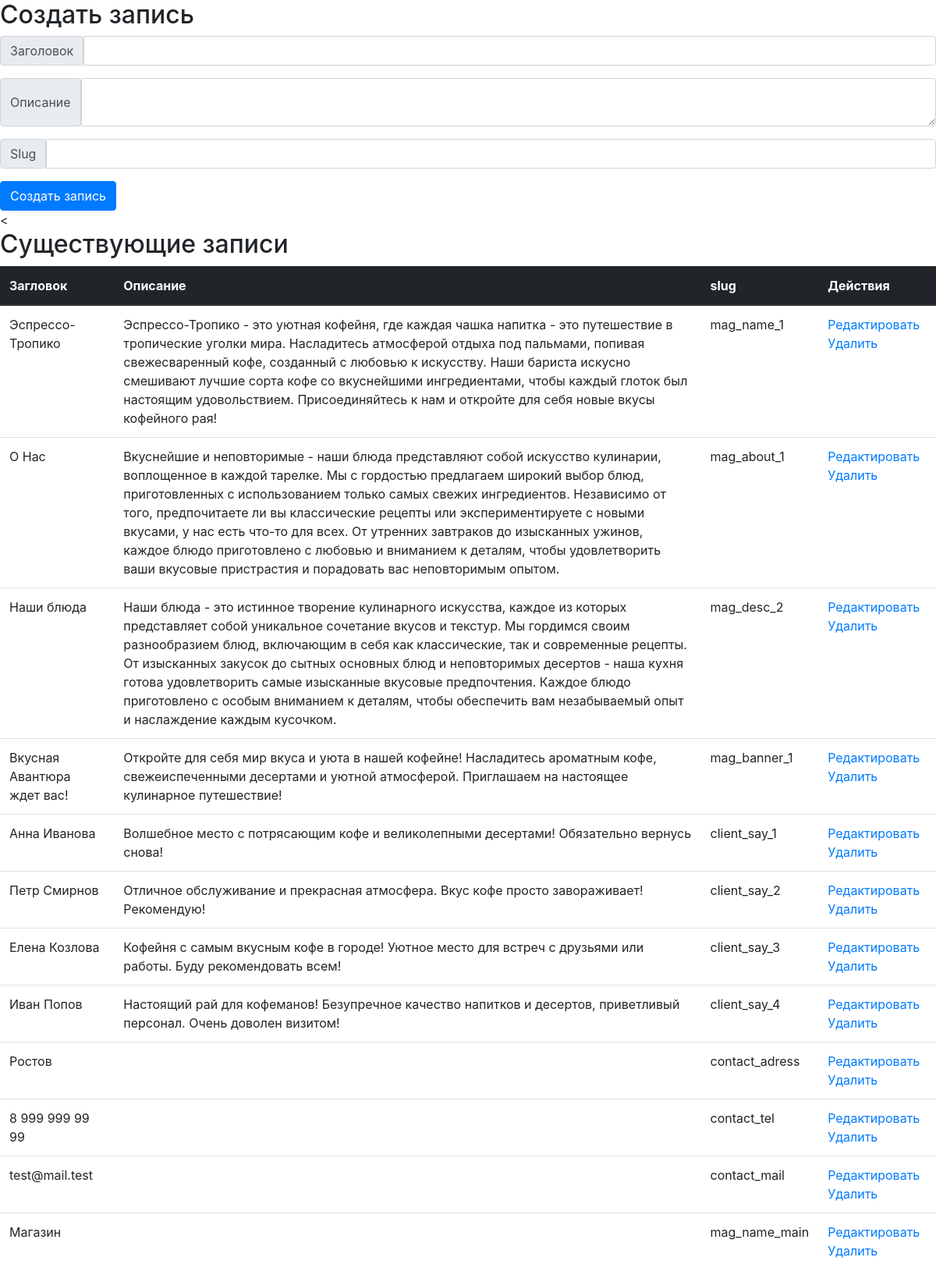
The app's page /admin/index.php (signed in) with its own data.
### tables this page shows
CREATE TABLE IF NOT EXISTS `records` (
  `id` int(11) NOT NULL AUTO_INCREMENT,
  `title` varchar(255) NOT NULL,
  `description` text NOT NULL,
  `slug` varchar(100) NOT NULL,
  PRIMARY KEY (`id`),
  UNIQUE KEY `slug` (`slug`)
);

### admin/index.php (the view, shortened to what this page needs)
<?php
$conn = new mysqli(DB_HOST, DB_USER, DB_PASS, DB_NAME);
$sql = "SELECT * FROM records";
$result = $conn->query($sql);
?>
<!DOCTYPE html>
<html>
<head>
</head>
<body>
    <h2>Создать запись</h2>
    <form method="post" action="index.php">
        <div class="mb-3">
            <div class="input-group">
                <span class="input-group-text">Заголовок</span>
                <input type="text" name="title" class="form-control" aria-describedby="basic-addon3 basic-addon4">
            </div>
        </div>
        <div class="mb-3">
            <div class="input-group">
                <span class="input-group-text">Описание</span>
                <textarea class="form-control" name="description" aria-label="With textarea"></textarea>
            </div>
        </div>
        <div class="mb-3">
            <div class="input-group">
                <span class="input-group-text">Slug</span>
                <input type="text" name="slug" class="form-control" aria-describedby="basic-addon3 basic-addon4">
            </div>
        </div>
        <input type="submit" class="btn btn-primary" value="Создать запись">
    </form>
    <<h2>Существующие записи</h2>
        <table class="table">
            <thead class="thead-dark">
                <tr>
                    <th scope="col">Загловок</th>
                    <th scope="col">Описание</th>
                    <th scope="col">slug</th>
                    <th scope="col">Действия</th>
                </tr>
            </thead>
            <tbody>
                <?php while ($row = $result->fetch_assoc()) { ?>
                    <tr>
                        <td><?php echo $row['title']; ?></td>
                        <td><?php echo $row['description']; ?></td>
                        <td><?php echo $row['slug']; ?></td>
                        <td>
                            <a href="edit.php?id=<?php echo $row['id']; ?>">Редактировать</a>
                            <a href="index.php?action=delete&id=<?php echo $row['id']; ?>">Удалить</a>
                        </td>
                    </tr>
                <?php } ?>
            </tbody>
        </table>
        <link rel="stylesheet" href="https://cdn.jsdelivr.net/npm/bootstrap@4.0.0/dist/css/bootstrap.min.css">
</body>
</html>

### records on screen
records: title "Эспрессо-Тропико", description "Эспрессо-Тропико - это уютная кофейня, где каждая чашка напитка - это путешествие в тропические уголки мира. Насладитесь атмосферой отдыха под пальмами, попивая свежесваренный кофе, созданный с любовью к искусству. Наши бариста искусно смешивают лучшие сорта кофе со вкуснейшими ингредиентами, чтобы каждый глоток был настоящим удовольствием. Присоединяйтесь к нам и откройте для себя новые вкусы кофейного рая!", slug "mag_name_1"
records: title "О Нас", description "Вкуснейшие и неповторимые - наши блюда представляют собой искусство кулинарии, воплощенное в каждой тарелке. Мы с гордостью предлагаем широкий выбор блюд, приготовленных с использованием только самых свежих ингредиентов. Независимо от того, предпочитаете ли вы классические рецепты или экспериментируете с новыми вкусами, у нас есть что-то для всех. От утренних завтраков до изысканных ужинов, каждое блюдо приготовлено с любовью и вниманием к деталям, чтобы удовлетворить ваши вкусовые пристрастия и порадовать вас неповторимым опытом.", slug "mag_about_1"
records: title "Наши блюда", description "Наши блюда - это истинное творение кулинарного искусства, каждое из которых представляет собой уникальное сочетание вкусов и текстур. Мы гордимся своим разнообразием блюд, включающим в себя как классические, так и современные рецепты. От изысканных закусок до сытных основных блюд и неповторимых десертов - наша кухня готова удовлетворить самые изысканные вкусовые предпочтения. Каждое блюдо приготовлено с особым вниманием к деталям, чтобы обеспечить вам незабываемый опыт и наслаждение каждым кусочком.", slug "mag_desc_2"
records: title "Вкусная Авантюра ждет вас!", description "Откройте для себя мир вкуса и уюта в нашей кофейне! Насладитесь ароматным кофе, свежеиспеченными десертами и уютной атмосферой. Приглашаем на настоящее кулинарное путешествие!", slug "mag_banner_1"
records: title "Анна Иванова", description "Волшебное место с потрясающим кофе и великолепными десертами! Обязательно вернусь снова!", slug "client_say_1"
records: title "Петр Смирнов", description "Отличное обслуживание и прекрасная атмосфера. Вкус кофе просто завораживает! Рекомендую!", slug "client_say_2"
records: title "Елена Козлова", description "Кофейня с самым вкусным кофе в городе! Уютное место для встреч с друзьями или работы. Буду рекомендовать всем!", slug "client_say_3"
records: title "Иван Попов", description "Настоящий рай для кофеманов! Безупречное качество напитков и десертов, приветливый персонал. Очень доволен визитом!", slug "client_say_4"
records: title "Ростов", slug "contact_adress"
records: title "8 999 999 99 99", slug "contact_tel"
records: title "test@mail.test", slug "contact_mail"
records: title "Магазин", slug "mag_name_main"
